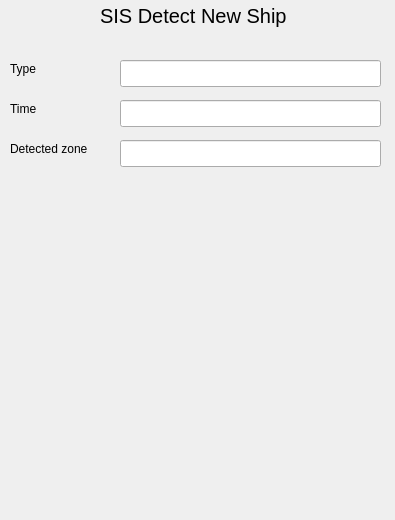
<?xml version="1.0" encoding="UTF-8"?>
<ui version="4.0">
 <class>NewShipDetect</class>
 <widget class="QDialog" name="NewShipDetect">
  <property name="geometry">
   <rect>
    <x>0</x>
    <y>0</y>
    <width>395</width>
    <height>520</height>
   </rect>
  </property>
  <property name="windowTitle">
   <string>Dialog</string>
  </property>
  <widget class="QLabel" name="label">
   <property name="geometry">
    <rect>
     <x>100</x>
     <y>0</y>
     <width>191</width>
     <height>31</height>
    </rect>
   </property>
   <property name="font">
    <font>
     <pointsize>15</pointsize>
    </font>
   </property>
   <property name="text">
    <string>SIS Detect New Ship</string>
   </property>
  </widget>
  <widget class="QLabel" name="label_2">
   <property name="geometry">
    <rect>
     <x>10</x>
     <y>60</y>
     <width>67</width>
     <height>17</height>
    </rect>
   </property>
   <property name="text">
    <string>Type</string>
   </property>
  </widget>
  <widget class="QLabel" name="label_3">
   <property name="geometry">
    <rect>
     <x>10</x>
     <y>100</y>
     <width>67</width>
     <height>17</height>
    </rect>
   </property>
   <property name="text">
    <string>Time</string>
   </property>
  </widget>
  <widget class="QLabel" name="label_4">
   <property name="geometry">
    <rect>
     <x>10</x>
     <y>140</y>
     <width>101</width>
     <height>17</height>
    </rect>
   </property>
   <property name="text">
    <string>Detected zone</string>
   </property>
  </widget>
  <widget class="QLineEdit" name="lineEdit">
   <property name="geometry">
    <rect>
     <x>120</x>
     <y>60</y>
     <width>261</width>
     <height>27</height>
    </rect>
   </property>
  </widget>
  <widget class="QLineEdit" name="lineEdit_2">
   <property name="geometry">
    <rect>
     <x>120</x>
     <y>100</y>
     <width>261</width>
     <height>27</height>
    </rect>
   </property>
  </widget>
  <widget class="QLineEdit" name="lineEdit_3">
   <property name="geometry">
    <rect>
     <x>120</x>
     <y>140</y>
     <width>261</width>
     <height>27</height>
    </rect>
   </property>
  </widget>
 </widget>
 <resources/>
 <connections/>
</ui>
